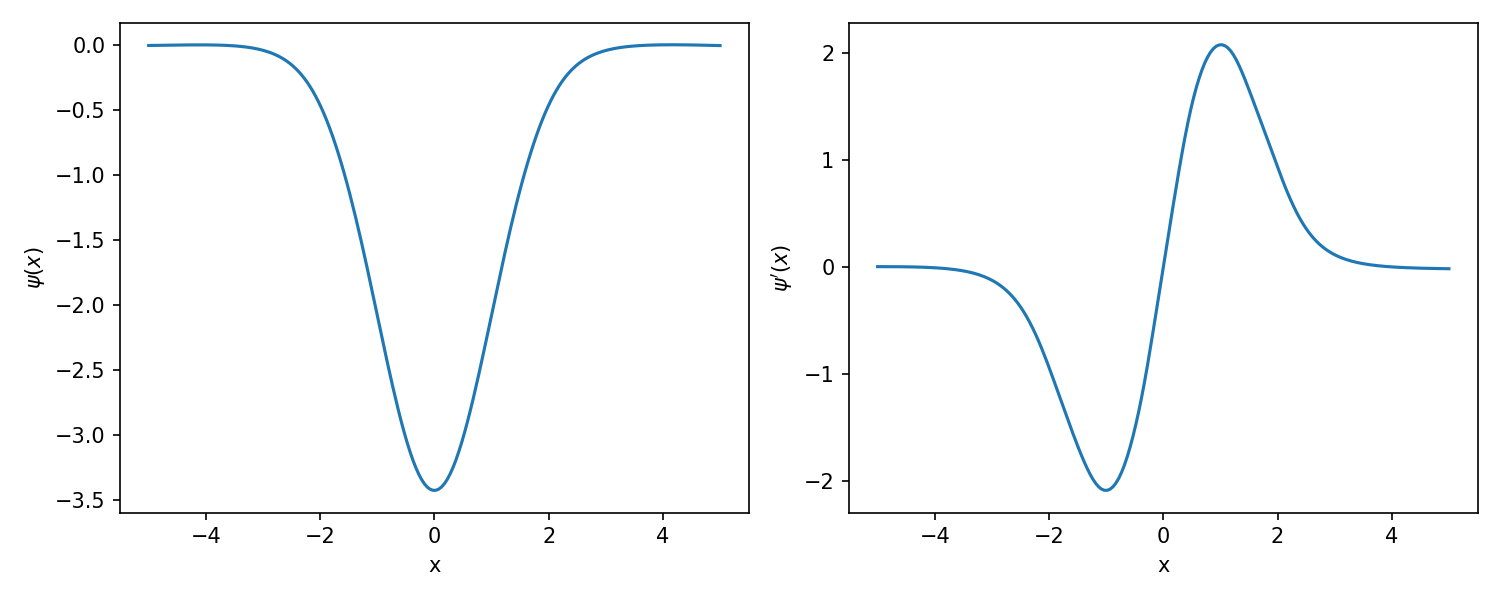

This chart was generated by the following Python code:
import matplotlib.pyplot as plt
import torch
import torch.nn as nn

# Units: hbar = m = omega = 1

torch.manual_seed(0)


class PsiNet(nn.Module):
    def __init__(self, hidden=32):
        super().__init__()
        self.net = nn.Sequential(
            nn.Linear(1, hidden),
            nn.Tanh(),
            nn.Linear(hidden, hidden),
            nn.Tanh(),
            nn.Linear(hidden, 1),
        )

    def forward(self, x):
        return self.net(x).squeeze(-1)


def psi_and_grad(net, x):
    x = x.clone().requires_grad_(True)
    psi = net(x.unsqueeze(-1))
    dpsi_dx = torch.autograd.grad(psi, x, grad_outputs=torch.ones_like(psi), create_graph=True)[0]
    return psi, dpsi_dx


def energy(net, x):
    psi, dpsi_dx = psi_and_grad(net, x)
    norm = torch.trapz(psi**2, x)
    kinetic = 0.5 * torch.trapz(dpsi_dx**2, x) / norm
    potential = 0.5 * torch.trapz(x**2 * psi**2, x) / norm
    return kinetic + potential


if __name__ == "__main__":
    net = PsiNet()
    x = torch.linspace(-5.0, 5.0, 200)

    psi, dpsi_dx = psi_and_grad(net, x)

    # CHECK: autodiff derivative vs. central finite difference on the same grid
    dx = x[1] - x[0]
    psi_np = psi.detach()
    fd = (psi_np[2:] - psi_np[:-2]) / (2 * dx)
    diff = (dpsi_dx.detach()[1:-1] - fd).abs().max().item()
    print(f"max |autodiff - finite diff| = {diff:.3e}")

    E_EXACT = 0.5
    optimizer = torch.optim.Adam(net.parameters(), lr=1e-2)

    for step in range(2000):
        optimizer.zero_grad()
        E = energy(net, x)
        E.backward()
        optimizer.step()

        # CHECK: variational principle is one-sided, E must never drop below E_0
        assert E.item() >= E_EXACT - 1e-6, f"E={E.item():.6f} fell below E_0={E_EXACT} at step {step}"

        if step % 200 == 0:
            print(f"step {step:4d}  E = {E.item():.6f}")

    print(f"final E = {energy(net, x).item():.6f}  (E_0 = {E_EXACT})")

    psi, dpsi_dx = psi_and_grad(net, x)
    x_np = x.detach().numpy()
    psi_np = psi.detach().numpy()
    dpsi_np = dpsi_dx.detach().numpy()

    fig, (ax1, ax2) = plt.subplots(1, 2, figsize=(10, 4))
    ax1.plot(x_np, psi_np)
    ax1.set_xlabel("x")
    ax1.set_ylabel(r"$\psi(x)$")
    ax2.plot(x_np, dpsi_np)
    ax2.set_xlabel("x")
    ax2.set_ylabel(r"$\psi'(x)$")
    fig.tight_layout()
    fig.savefig("agentic/02_Neural_Networks/variational_ground_state.png", dpi=150)
    print("saved plot to agentic/02_Neural_Networks/variational_ground_state.png")
